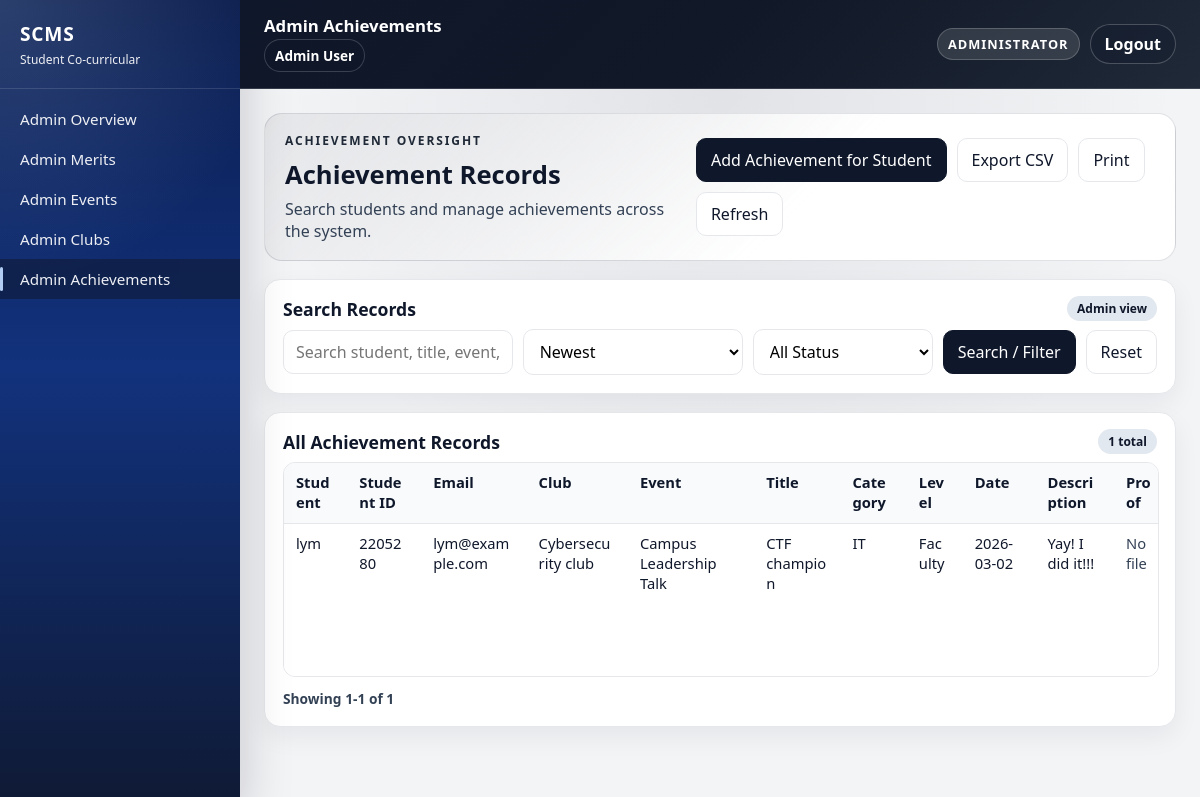
The app's page /public/index.php?url=achievement/index (signed in) with its own data.
### tables this page shows
CREATE TABLE `achievements` (
  `achievementID` int(11) NOT NULL,
  `userID` int(11) NOT NULL,
  `eventID` int(11) DEFAULT NULL,
  `title` varchar(150) NOT NULL,
  `category` varchar(100) DEFAULT NULL,
  `achievementLevel` varchar(30) DEFAULT 'Faculty',
  `dateReceived` date DEFAULT NULL,
  `description` text DEFAULT NULL,
  `status` enum('pending','approved','rejected') NOT NULL DEFAULT 'pending',
  `submitted_at` timestamp NOT NULL DEFAULT current_timestamp(),
  `reviewed_at` timestamp NULL DEFAULT NULL,
  `reviewed_by` int(11) DEFAULT NULL,
  `review_note` text DEFAULT NULL,
  `evidence_path` varchar(255) DEFAULT NULL
);

CREATE TABLE `users` (
  `userID` int(11) NOT NULL,
  `student_id` varchar(20) NOT NULL,
  `name` varchar(100) NOT NULL,
  `email` varchar(100) NOT NULL,
  `passwordHash` varchar(255) NOT NULL,
  `isAdmin` tinyint(1) DEFAULT 0,
  `created_at` timestamp NOT NULL DEFAULT current_timestamp()
);

CREATE TABLE `club_catalog` (
  `clubCatalogID` int(11) NOT NULL,
  `clubName` varchar(150) NOT NULL,
  `description` text DEFAULT NULL,
  `is_active` tinyint(1) NOT NULL DEFAULT 1,
  `created_by` int(11) DEFAULT NULL,
  `created_at` timestamp NOT NULL DEFAULT current_timestamp()
);

CREATE TABLE `events` (
  `eventID` int(11) NOT NULL,
  `userID` int(11) NOT NULL,
  `clubCatalogID` int(11) DEFAULT NULL,
  `eventTitle` varchar(150) NOT NULL,
  `eventType` varchar(50) DEFAULT NULL,
  `eventDate` date NOT NULL,
  `eventHours` decimal(6,2) NOT NULL DEFAULT 1.00,
  `participantCapacity` int(11) DEFAULT NULL,
  `registeredCount` int(11) NOT NULL DEFAULT 0,
  `waitlistEnabled` tinyint(1) NOT NULL DEFAULT 1,
  `waitlistCount` int(11) NOT NULL DEFAULT 0,
  `location` varchar(150) DEFAULT NULL,
  `description` text DEFAULT NULL,
  `reflection` text DEFAULT NULL,
  `created_at` timestamp NOT NULL DEFAULT current_timestamp(),
  `status` enum('pending','approved','rejected') NOT NULL DEFAULT 'pending',
  `submitted_at` timestamp NOT NULL DEFAULT current_timestamp(),
  `reviewed_at` timestamp NULL DEFAULT NULL,
  `reviewed_by` int(11) DEFAULT NULL,
  `review_note` text DEFAULT NULL,
  `evidence_path` varchar(255) DEFAULT NULL
);

### app/models/Achievement.php (called while the page is built, shortened)
<?php
class Achievement {
    public static function getAllWithUser($search = null, $sort = null, $status = null) {
        $db = Database::connect();
        $allowedSort = [
            'achievementID' => 'a.achievementID',
            'title' => 'a.title',
            'eventTitle' => 'e.eventTitle',
            'clubName' => 'cc.clubName',
            'category' => 'a.category',
            'achievementLevel' => 'a.achievementLevel',
            'dateReceived' => 'a.dateReceived',
            'student' => 'u.name',
            'student_id' => 'u.student_id',
            'status' => 'a.status',
        ];
        $sortColumn = $allowedSort[$sort] ?? 'a.achievementID';
        $sql = "SELECT a.*, u.name AS userName, u.email AS userEmail, u.student_id AS studentId,
                       e.eventTitle, e.eventDate, cc.clubName
                FROM achievements a
                JOIN users u ON u.userID = a.userID
                LEFT JOIN events e ON e.eventID = a.eventID
                LEFT JOIN club_catalog cc ON cc.clubCatalogID = e.clubCatalogID";
        $params = [];
        $sql .= " ORDER BY {$sortColumn} DESC";
        $stmt = $db->prepare($sql);
        $stmt->execute($params);
        return $stmt->fetchAll(PDO::FETCH_ASSOC);
    }
}
?>

### app/views/admin/achievement_index.php (the view, shortened to what this page needs)
<?php require "../app/views/layout/header.php"; ?>
<?php require "../app/views/layout/sidebar.php"; ?>
<div class="main module-page">
    <div class="topbar admin-topbar">
        <div class="topbar-left">
            <div class="topbar-title">Admin Achievements</div>
            <div class="topbar-user-inline">
                <?= htmlspecialchars($_SESSION['user_name'] ?? '', ENT_QUOTES, 'UTF-8'); ?>
            </div>
        </div>
        <div class="topbar-actions">
            <div class="admin-badge">Administrator</div>
            <form method="POST" action="index.php?url=auth/logout">
                <button type="submit" class="topbar-logout">Logout</button>
            </form>
        </div>
    </div>
    <div class="content admin-content">
        <div class="content-inner">
    <?php
        $exportParams = ['url' => 'achievement/export'];
        $exportUrl = 'index.php?' . http_build_query($exportParams);
        $currentPage = max(1, (int) ($pagination['currentPage'] ?? 1));
        $totalRecords = max(0, (int) ($pagination['totalRecords'] ?? (is_array($achievements) ? count($achievements) : 0)));
        $perPage = max(1, (int) ($pagination['perPage'] ?? 10));
        $startRecord = $totalRecords > 0 ? (($currentPage - 1) * $perPage) + 1 : 0;
        $endRecord = $totalRecords > 0 ? min($totalRecords, $currentPage * $perPage) : 0;
    ?>
    <div class="admin-hero">
        <div>
            <div class="admin-eyebrow">Achievement Oversight</div>
            <h1 class="admin-title">Achievement Records</h1>
            <p class="admin-subtitle">Search students and manage achievements across the system.</p>
        </div>
        <div class="admin-hero-actions">
            <a class="btn" href="index.php?url=achievement/create">Add Achievement for Student</a>
            <a class="btn btn-secondary no-print" href="<?= htmlspecialchars($exportUrl, ENT_QUOTES, 'UTF-8') ?>">Export CSV</a>
            <button class="btn btn-secondary" type="button" onclick="window.print()">Print</button>
            <a class="btn btn-secondary" href="index.php?url=achievement/index">Refresh</a>
        </div>
    </div>
    <div class="admin-section">
        <div class="admin-section-header">
            <h2 class="admin-section-title">Search Records</h2>
            <span class="admin-section-chip">Admin view</span>
        </div>
        <div class="admin-section-body">
            <form method="GET" class="filter-bar">
                <input
                    type="text"
                    name="search"
                    class="input"
                    placeholder="Search student, title, event, club, category, level, or description..."
                    value="<?= isset($_GET['search']) ? htmlspecialchars($_GET['search'], ENT_QUOTES, 'UTF-8') : '' ?>">
                <?php $currentSort = $_GET['sort'] ?? 'achievementID'; ?>
                <select name="sort" class="input">
                    <option value="achievementID" <?= $currentSort === 'achievementID' ? 'selected' : '' ?>>Newest</option>
                </select>
                <?php $currentStatus = $_GET['status'] ?? ''; ?>
                <select name="status" class="input">
                    <option value="" <?= $currentStatus === '' ? 'selected' : '' ?>>All Status</option>
                </select>
                <button class="btn" type="submit">Search / Filter</button>
                <a class="btn btn-secondary" href="index.php?url=achievement/index">Reset</a>
            </form>
        </div>
    </div>
    <div class="admin-section">
        <div class="admin-section-header">
            <h2 class="admin-section-title">All Achievement Records</h2>
            <span class="admin-section-chip"><?= (int) $totalRecords ?> total</span>
        </div>
        <div class="admin-section-body">
            <div class="records-table-wrap">
            <table class="admin-table co-records-table">
                <tr>
                    <th>Student</th>
                    <th>Student ID</th>
                    <th>Email</th>
                    <th>Club</th>
                    <th>Event</th>
                    <th>Title</th>
                    <th>Category</th>
                    <th>Level</th>
                    <th>Date</th>
                    <th>Description</th>
                    <th>Proof</th>
                </tr>
                <?php foreach ($achievements as $a): ?>
                    <?php
                        $evidencePath = trim((string) ($a['evidence_path'] ?? ''));
                    ?>
                    <tr>
                        <td><?= htmlspecialchars($a['userName'] ?? '-', ENT_QUOTES, 'UTF-8') ?></td>
                        <td><?= htmlspecialchars($a['studentId'] ?? '-', ENT_QUOTES, 'UTF-8') ?></td>
                        <td><?= htmlspecialchars($a['userEmail'] ?? '-', ENT_QUOTES, 'UTF-8') ?></td>
                        <td><?= htmlspecialchars((string) ($a['clubName'] ?? '-'), ENT_QUOTES, 'UTF-8') ?></td>
                        <td><?= htmlspecialchars((string) ($a['eventTitle'] ?? '-'), ENT_QUOTES, 'UTF-8') ?></td>
                        <td><?= htmlspecialchars($a['title'] ?? '-', ENT_QUOTES, 'UTF-8') ?></td>
                        <td><?= htmlspecialchars($a['category'] ?? '-', ENT_QUOTES, 'UTF-8') ?></td>
                        <td><?= htmlspecialchars(($a['achievementLevel'] ?? 'Faculty') ?: 'Faculty', ENT_QUOTES, 'UTF-8') ?></td>
                        <td><?= htmlspecialchars($a['dateReceived'] ?? '-', ENT_QUOTES, 'UTF-8') ?></td>
                        <td><?= htmlspecialchars($a['description'] ?? '-', ENT_QUOTES, 'UTF-8') ?></td>
                        <td>
                            <?php if ($evidencePath !== ''): ?>
                                <a class="link" href="<?= htmlspecialchars(BASE_URL . ltrim($evidencePath, '/'), ENT_QUOTES, 'UTF-8') ?>" target="_blank" rel="noopener">Open file</a>
                            <?php else: ?>
                                <span class="muted">No file</span>
                            <?php endif; ?>
                        </td>
                    </tr>
                <?php endforeach; ?>
            </table>
            </div>
            <div class="pagination-bar">
                <div class="pagination-meta">
                    Showing <?= (int) $startRecord ?>-<?= (int) $endRecord ?> of <?= (int) $totalRecords ?>
                </div>
            </div>
        </div>
    </div>
        </div>
    </div>
</div>
<?php require "../app/views/layout/footer.php"; ?>

### records on screen
achievements: userID.name "lym", userID.student_id "2205280", userID.email "lym@example.com", club_catalog.clubName "Cybersecurity club", eventID.eventTitle "Campus Leadership Talk", title "CTF champion", category "IT", achievementLevel "Faculty", dateReceived "2026-03-02", description "Yay! I did it!!!", shows "No file"

### other values on screen
$_SESSION['user_name'] "Admin User"
$totalRecords "1"
$startRecord "1"
$endRecord "1"
